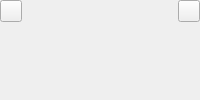
                    <widget class="QWidget" name="page_point_continuous_colors">
                     <layout class="QHBoxLayout" name="layout_point_gradient_controls">
                      <property name="spacing">
                       <number>6</number>
                      </property>
                      <property name="leftMargin">
                       <number>0</number>
                      </property>
                      <property name="topMargin">
                       <number>0</number>
                      </property>
                      <property name="rightMargin">
                       <number>0</number>
                      </property>
                      <property name="bottomMargin">
                       <number>0</number>
                      </property>
                      <item alignment="Qt::AlignmentFlag::AlignTop">
                       <widget class="QWidget" name="widget" native="true">
                        <layout class="QHBoxLayout" name="horizontalLayout_6">
                         <property name="spacing">
                          <number>3</number>
                         </property>
                         <property name="leftMargin">
                          <number>0</number>
                         </property>
                         <property name="topMargin">
                          <number>0</number>
                         </property>
                         <property name="rightMargin">
                          <number>0</number>
                         </property>
                         <property name="bottomMargin">
                          <number>0</number>
                         </property>
                         <item>
                          <widget class="QToolButton" name="button_point_gradient_start_color">
                           <property name="toolTip">
                            <string>Low-value color</string>
                           </property>
                           <property name="sizePolicy">
                            <sizepolicy hsizetype="Fixed" vsizetype="Fixed">
                             <horstretch>0</horstretch>
                             <verstretch>0</verstretch>
                            </sizepolicy>
                           </property>
                           <property name="minimumSize">
                            <size>
                             <width>22</width>
                             <height>22</height>
                            </size>
                           </property>
                           <property name="maximumSize">
                            <size>
                             <width>22</width>
                             <height>22</height>
                            </size>
                           </property>
                           <property name="text">
                            <string/>
                           </property>
                           <property name="icon">
                            <iconset>
                             <normaloff>../../shared/icons/material/appearance.svg</normaloff>../../shared/icons/material/appearance.svg</iconset>
                           </property>
                           <property name="iconName" stdset="0">
                            <string>appearance</string>
                           </property>
                          </widget>
                         </item>
                         <item alignment="Qt::AlignmentFlag::AlignVCenter">
                          <widget class="QFrame" name="frame_point_gradient_preview">
                           <property name="sizePolicy">
                            <sizepolicy hsizetype="Expanding" vsizetype="Expanding">
                             <horstretch>0</horstretch>
                             <verstretch>0</verstretch>
                            </sizepolicy>
                           </property>
                           <property name="minimumSize">
                            <size>
                             <width>0</width>
                             <height>22</height>
                            </size>
                           </property>
                           <property name="maximumSize">
                            <size>
                             <width>16777215</width>
                             <height>22</height>
                            </size>
                           </property>
                           <property name="frameShape">
                            <enum>QFrame::Shape::NoFrame</enum>
                           </property>
                          </widget>
                         </item>
                         <item>
                          <widget class="QToolButton" name="button_point_gradient_end_color">
                           <property name="toolTip">
                            <string>High-value color</string>
                           </property>
                           <property name="sizePolicy">
                            <sizepolicy hsizetype="Fixed" vsizetype="Fixed">
                             <horstretch>0</horstretch>
                             <verstretch>0</verstretch>
                            </sizepolicy>
                           </property>
                           <property name="minimumSize">
                            <size>
                             <width>22</width>
                             <height>22</height>
                            </size>
                           </property>
                           <property name="maximumSize">
                            <size>
                             <width>22</width>
                             <height>22</height>
                            </size>
                           </property>
                           <property name="text">
                            <string/>
                           </property>
                           <property name="icon">
                            <iconset>
                             <normaloff>../../shared/icons/material/appearance.svg</normaloff>../../shared/icons/material/appearance.svg</iconset>
                           </property>
                           <property name="iconName" stdset="0">
                            <string>appearance</string>
                           </property>
                          </widget>
                         </item>
                        </layout>
                       </widget>
                      </item>
                     </layout>
                    </widget>
